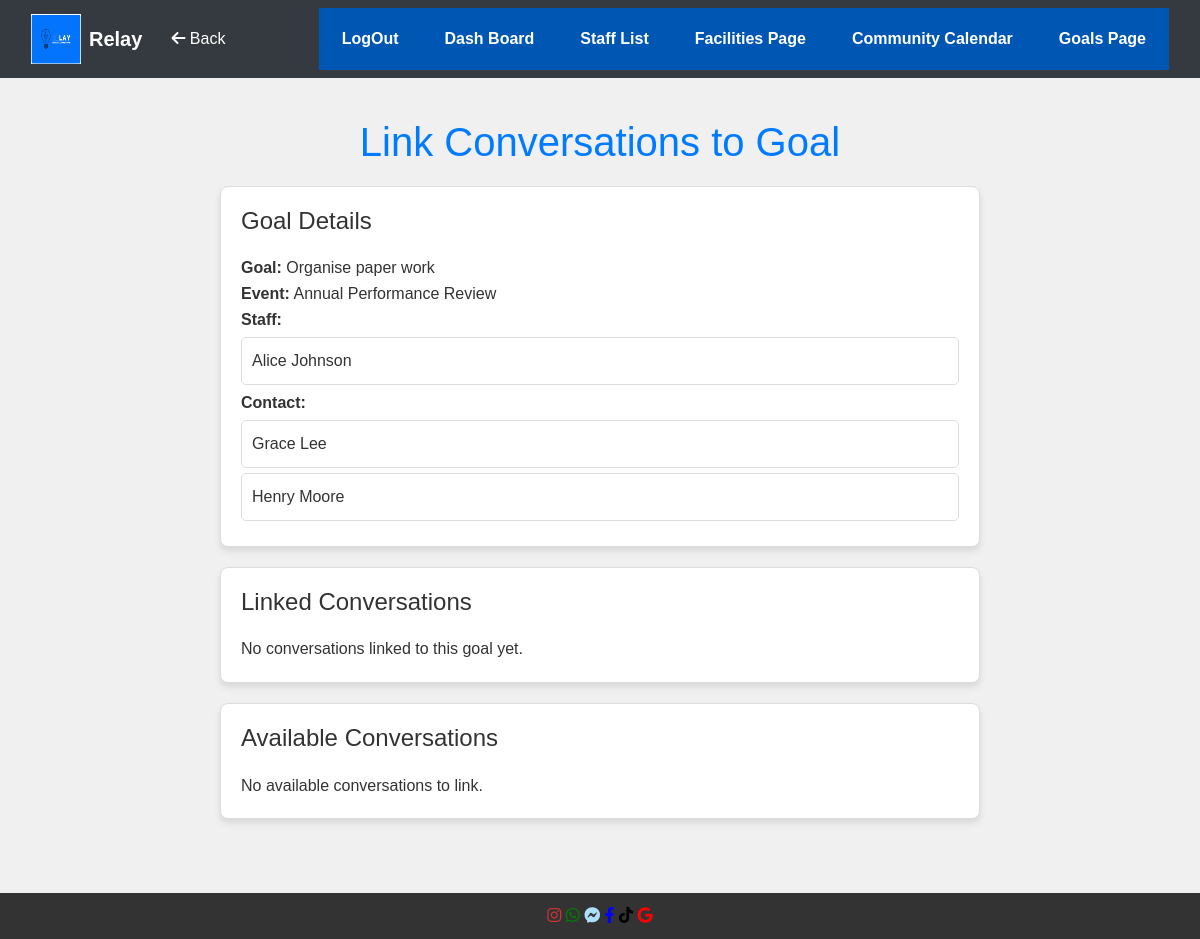
Page /linkConversations.php?goalID=4&eventID=4 on the committed database.
### tables this page shows
CREATE TABLE "TaskGoals"
(
    GoalsID integer not null
        constraint TaskGoals_pk
            primary key autoincrement,
    Goals   text    not null,
    EventID integer not null
        constraint TaskGoals_Events_EventID_fk
            references Events
, isCompleted BOOLEAN default 0 not null);

CREATE TABLE "Events"
(
    EventID      INTEGER
        primary key,
    EventTime    DATETIME not null,
    EventDetails TEXT     not null
);

CREATE TABLE Staff (
                       StaffID INTEGER PRIMARY KEY,
                       Name TEXT NOT NULL,
                       TypeID INTEGER,
                       Email TEXT,
                       Phone TEXT,
                       FOREIGN KEY (TypeID) REFERENCES StaffType(TypeID)
);

CREATE TABLE Contacts (
                          ContactID INTEGER PRIMARY KEY,
                          Name TEXT NOT NULL,
                          Email TEXT,
                          Number TEXT
);

### linkConversations.php (called while the page is built, shortened)
<?php
include 'Models/ConversationData.php';
include 'Models/EventData.php';
$goalID = $_GET['goalID'] ?? $_POST['goalID'] ?? null;
$eventID = $_GET['eventID'] ?? $_POST['eventID'] ?? null;
$conversationData = new ConversationData();
$eventData = new EventData();
$goal = $eventData->getGoalById($goalID);
$event = $eventData->getEventDetails($eventID);
$staff = $eventData->getStaffForEvent($eventID);
$contact = $eventData->getContactsForEvent($eventID);
$staffIds = !empty($staff) ? array_map('intval', array_column($staff, 'StaffID')) : [];
$contactIds = !empty($contact) ? array_map('intval', array_column($contact, 'ContactID')) : [];
$linkedConversations = $conversationData->getConversationsForGoal($goalID);
if (!empty($staffIds) && !empty($contactIds)) {
    $availableConversations = $conversationData->getAvailableConversationsForGoal($goalID, $staffIds, $contactIds);
} else {
    $availableConversations = [];
}
include 'Views/linkConversations.phtml';
?>

### Models/Database.php (called while the page is built)
<?php
class Database {
    private static $instance = null;
    private $conn;
    private function __construct() {
        try {
            $this->conn = new PDO('sqlite:' . __DIR__ . '/../dataBase.sqlite');
            $this->conn->setAttribute(PDO::ATTR_ERRMODE, PDO::ERRMODE_EXCEPTION);
        } catch (PDOException $e) {
            die("Database connection failed: " . $e->getMessage());
        }
    }
    public static function getInstance() {
        if (!self::$instance) {
            self::$instance = new Database();
        }
        return self::$instance;
    }
    public function getConnection() {
        return $this->conn;
    }
}

### Models/EventData.php (called while the page is built, shortened)
<?php
require_once 'Database.php';
class EventData {
    private $db;
    public function __construct() {
        $this->db = Database::getInstance()->getConnection();
    }
    public function getEventDetails($eventID) {
        $stmt = $this->db->prepare("SELECT * FROM Events WHERE EventID = :eventID");
        $stmt->execute(['eventID' => $eventID]);
        return $stmt->fetch(PDO::FETCH_ASSOC);
    }
    public function getStaffForEvent($eventId) {
        $query = "
        SELECT
            s.StaffID,
            s.Name AS staffName
        FROM
            EventStaff es
        JOIN Staff s ON es.StaffID = s.StaffID
        WHERE
            es.EventID = :eventId
    ";
        $stmt = $this->db->prepare($query);
        $stmt->execute([':eventId' => $eventId]);
        $staff = $stmt->fetchAll(PDO::FETCH_ASSOC);
        return $staff;
    }
    public function getContactsForEvent($eventId) {
        $query = "
        SELECT
            c.ContactID,
            c.Name AS contactName,
            MAX(conv.ConversationDate) AS lastContacted
        FROM
            EventContacts ec
        JOIN Contacts c ON ec.ContactID = c.ContactID
        LEFT JOIN Connections conn ON c.ContactID = conn.ContactID
        LEFT JOIN Conversations conv ON conn.ConnectionID = conv.ConnectionID
        WHERE
            ec.EventID = :eventId
        GROUP BY c.ContactID, c.Name
    ";
        $stmt = $this->db->prepare($query);
        $stmt->execute([':eventId' => $eventId]);
        $contacts = $stmt->fetchAll(PDO::FETCH_ASSOC);
        return $contacts;
    }
    public function getGoalById($goalID) {
        $stmt = $this->db->prepare("
            SELECT g.goalsID, g.goals, g.isCompleted, g.eventID
            FROM TaskGoals g
            WHERE g.goalsID = ?
        ");
        $stmt->execute([$goalID]);
        return $stmt->fetch(PDO::FETCH_ASSOC);
    }
}

### Views/linkConversations.phtml (the view)
<?php include 'template/header.phtml'; ?>
<div class="link-conversations-container">
    <h1 class="page-title">Link Conversations to Goal</h1>
    <div class="goal-details card">
        <h2>Goal Details</h2>
        <p><strong>Goal:</strong> <?= htmlspecialchars($goal['Goals']) ?></p>
        <p><strong>Event:</strong> <?= htmlspecialchars($event['EventDetails']) ?></p>
        <?php if (!empty($staff)): ?>
            <p><strong>Staff:</strong></p>
            <ul class="staff-list">
                <?php foreach ($staff as $staffMember): ?>
                    <li><?= htmlspecialchars($staffMember['staffName']) ?></li>
                <?php endforeach; ?>
            </ul>
        <?php endif; ?>
        <?php if (!empty($contact)): ?>
            <p><strong>Contact:</strong></p>
            <ul class="contact-list">
                <?php foreach ($contact as $contactPerson): ?>
                    <li><?= htmlspecialchars($contactPerson['contactName']) ?></li>
                <?php endforeach; ?>
            </ul>
        <?php endif; ?>
    </div>
    <div class="existing-links card">
        <h2>Linked Conversations</h2>
        <?php if (!empty($linkedConversations)): ?>
            <ul class="linked-conversations-list">
                <?php foreach ($linkedConversations as $conversation): ?>
                    <li>
                        <p>
                            <strong><?= htmlspecialchars($conversation['Summary']) ?></strong><br>
                            <small>Linked to this goal.</small>
                        </p>
                        <form method="POST" action="linkConversations.php" class="unlink-form">
                            <input type="hidden" name="goalID" value="<?= htmlspecialchars($goal['GoalsID']) ?>">
                            <input type="hidden" name="eventID" value="<?= htmlspecialchars($event['EventID']) ?>">
                            <input type="hidden" name="unlinkConversationID" value="<?= htmlspecialchars($conversation['ConversationID']) ?>">
                            <button type="submit" class="btn btn-danger btn-sm">Unlink</button>
                        </form>
                    </li>
                <?php endforeach; ?>
            </ul>
        <?php else: ?>
            <p>No conversations linked to this goal yet.</p>
        <?php endif; ?>
    </div>
    <div class="available-conversations card">
        <h2>Available Conversations</h2>
        <?php if (!empty($availableConversations)): ?>
            <form method="POST" action="linkConversations.php">
                <ul class="available-conversations-list">
                    <?php foreach ($availableConversations as $conversation): ?>
                        <li>
                            <label class="conversation-radio">
                                <input type="radio" name="conversationID" value="<?= htmlspecialchars($conversation['ConversationID']) ?>">
                                <strong><?= htmlspecialchars($conversation['Summary']) ?></strong><br>
                                <small>Contact: <?= htmlspecialchars($conversation['contactName']) ?>, Staff: <?= htmlspecialchars($conversation['staffName']) ?></small>
                            </label>
                        </li>
                    <?php endforeach; ?>
                </ul>
                <input type="hidden" name="goalID" value="<?= htmlspecialchars($goal['GoalsID']) ?>">
                <input type="hidden" name="eventID" value="<?= htmlspecialchars($event['EventID']) ?>">
                <button type="submit" class="btn btn-primary">Link Conversation</button>
            </form>
        <?php else: ?>
            <p>No available conversations to link.</p>
        <?php endif; ?>
    </div>
</div>
<?php include 'template/footer.phtml'; ?>

### css/styles.css (style rules this page uses)
body, h1, h2, h3, p, ul, li { margin: 0; padding: 0; box-sizing: border-box; }
body { font-family: Arial, sans-serif; background-color: #f0f0f0; color: #333; line-height: 1.6; padding-bottom: 5vw; }
h1 { text-align: center; color: #333; margin-bottom: 20px; }
h2 { color: #444; margin-bottom: 10px; font-size: 18px; }
.staff-list li { padding: 10px; border-bottom: 1px solid #ccc; }
h2 { margin-bottom: 20px; font-size: 1.5rem; color: #333; }
.staff-list { list-style: none; padding: 0; margin: 0; }
.link-conversations-container { max-width: 800px; margin: 20px auto; padding: 20px; font-family: Arial, sans-serif; color: #333; }
.page-title { text-align: center; color: #007BFF; margin-bottom: 20px; }
.card { border: 1px solid #ddd; border-radius: 8px; padding: 20px; margin-bottom: 20px; background-color: #f9f9f9; }
.staff-list, .contact-list, .linked-conversations-list, .available-conversations-list { list-style: none; padding: 0; }
.staff-list li, .contact-list li, .linked-conversations-list li, .available-conversations-list li { margin: 5px 0; padding: 10px; background-color: #fff; border: 1px solid #ddd; border-radius: 5px; }
ul { list-style: none; padding-left: 0; }
li { padding: 0; margin: 0; }
.card { background-color: #fff; border-radius: 8px; box-shadow: 0 4px 6px rgba(0, 0, 0, 0.1); padding: 20px; transition: transform 0.3s ease; }

### rows in the picture
taskgoals: Goals "Organise paper work"
events: EventDetails "Annual Performance Review"
staff: Name "Alice Johnson"
contacts: Name "Grace Lee"
contacts: Name "Henry Moore"
